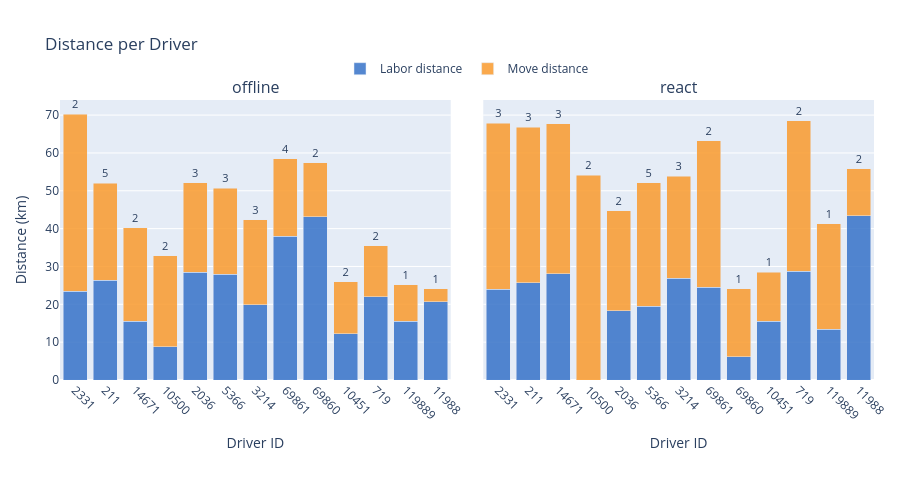

This figure's notebook cell:
### Markdown cell above
---
## Distance per Driver

### Code cell
build_comparison_driver_figure(pair, LABEL_A, LABEL_B).show()

### Figure 1 — Plotly figure (JSON) as saved in the notebook; plotly's stock layout.template omitted (floating-point values rounded to 4 significant figures)
{"data": [{"hoverinfo": "text", "hovertext": ["Driver 2331<br>Labor: 23.43 km", "Driver 211<br>Labor: 26.35 km", "Driver 14671<br>Labor: 15.46 km", "Driver 10500<br>Labor: 8.79 km", "Driver 2036<br>Labor: 28.52 km", "Driver 5366<br>Labor: 27.93 km", "Driver 3214<br>Labor: 19.85 km", "Driver 69861<br>Labor: 37.96 km", "Driver 69860<br>Labor: 43.14 km", "Driver 10451<br>Labor: 12.26 km", "Driver 719<br>Labor: 21.99 km", "Driver 119889<br>Labor: 15.47 km", "Driver 11988<br>Labor: 20.70 km"], "legendgroup": "labor_dist", "marker": {"color": "rgba(55, 115, 200, 0.85)"}, "name": "Labor distance", "showlegend": true, "type": "bar", "x": ["2331", "211", "14671", "10500", "2036", "5366", "3214", "69861", "69860", "10451", "719", "119889", "11988"], "xaxis": "x", "y": [23.43, 26.35, 15.46, 8.79, 28.52, 27.93, 19.85, 37.96, 43.14, 12.26, 21.99, 15.47, 20.7], "yaxis": "y"}, {"hoverinfo": "text", "hovertext": ["Driver 2331<br>Move: 46.86 km", "Driver 211<br>Move: 25.70 km", "Driver 14671<br>Move: 24.71 km", "Driver 10500<br>Move: 24.10 km", "Driver 2036<br>Move: 23.65 km", "Driver 5366<br>Move: 22.70 km", "Driver 3214<br>Move: 22.54 km", "Driver 69861<br>Move: 20.47 km", "Driver 69860<br>Move: 14.26 km", "Driver 10451<br>Move: 13.69 km", "Driver 719<br>Move: 13.47 km", "Driver 119889<br>Move: 9.76 km", "Driver 11988<br>Move: 3.38 km"], "legendgroup": "move_dist", "marker": {"color": "rgba(250, 155, 45, 0.85)"}, "name": "Move distance", "showlegend": true, "text": ["2", "5", "2", "2", "3", "3", "3", "4", "2", "2", "2", "1", "1"], "textfont": {"size": 11}, "textposition": "outside", "type": "bar", "x": ["2331", "211", "14671", "10500", "2036", "5366", "3214", "69861", "69860", "10451", "719", "119889", "11988"], "xaxis": "x", "y": [46.86, 25.7, 24.71, 24.1, 23.65, 22.7, 22.54, 20.47, 14.26, 13.69, 13.47, 9.76, 3.38], "yaxis": "y"}, {"hoverinfo": "text", "hovertext": ["Driver 2331<br>Labor: 23.95 km", "Driver 211<br>Labor: 25.71 km", "Driver 14671<br>Labor: 28.11 km", "Driver 10500<br>Labor: 0.00 km", "Driver 2036<br>Labor: 18.24 km", "Driver 5366<br>Labor: 19.44 km", "Driver 3214<br>Labor: 26.86 km", "Driver 69861<br>Labor: 24.46 km", "Driver 69860<br>Labor: 6.14 km", "Driver 10451<br>Labor: 15.47 km", "Driver 719<br>Labor: 28.78 km", "Driver 119889<br>Labor: 13.43 km", "Driver 11988<br>Labor: 43.38 km"], "legendgroup": "labor_dist", "marker": {"color": "rgba(55, 115, 200, 0.85)"}, "name": "Labor distance", "showlegend": false, "type": "bar", "x": ["2331", "211", "14671", "10500", "2036", "5366", "3214", "69861", "69860", "10451", "719", "119889", "11988"], "xaxis": "x2", "y": [23.95, 25.71, 28.11, 0, 18.24, 19.44, 26.86, 24.46, 6.14, 15.47, 28.78, 13.43, 43.38], "yaxis": "y2"}, {"hoverinfo": "text", "hovertext": ["Driver 2331<br>Move: 43.91 km", "Driver 211<br>Move: 41.08 km", "Driver 14671<br>Move: 39.63 km", "Driver 10500<br>Move: 54.09 km", "Driver 2036<br>Move: 26.50 km", "Driver 5366<br>Move: 32.73 km", "Driver 3214<br>Move: 27.00 km", "Driver 69861<br>Move: 38.72 km", "Driver 69860<br>Move: 17.94 km", "Driver 10451<br>Move: 13.01 km", "Driver 719<br>Move: 39.72 km", "Driver 119889<br>Move: 27.90 km", "Driver 11988<br>Move: 12.38 km"], "legendgroup": "move_dist", "marker": {"color": "rgba(250, 155, 45, 0.85)"}, "name": "Move distance", "showlegend": false, "text": ["3", "3", "3", "2", "2", "5", "3", "2", "1", "1", "2", "1", "2"], "textfont": {"size": 11}, "textposition": "outside", "type": "bar", "x": ["2331", "211", "14671", "10500", "2036", "5366", "3214", "69861", "69860", "10451", "719", "119889", "11988"], "xaxis": "x2", "y": [43.91, 41.08, 39.63, 54.09, 26.5, 32.73, 27, 38.72, 17.94, 13.01, 39.72, 27.9, 12.38], "yaxis": "y2"}], "layout": {"annotations": [{"font": {"size": 16}, "showarrow": false, "text": "offline", "x": 0.24, "xanchor": "center", "xref": "paper", "y": 1, "yanchor": "bottom", "yref": "paper"}, {"font": {"size": 16}, "showarrow": false, "text": "react", "x": 0.76, "xanchor": "center", "xref": "paper", "y": 1, "yanchor": "bottom", "yref": "paper"}], "barmode": "stack", "height": 480, "hovermode": "x", "legend": {"orientation": "h", "x": 0.5, "xanchor": "center", "y": 1.06, "yanchor": "bottom"}, "margin": {"b": 100, "l": 60, "r": 20, "t": 100}, "title": {"text": "Distance per Driver"}, "xaxis": {"anchor": "y", "domain": [0, 0.48], "tickangle": 45, "title": {"text": "Driver ID"}}, "xaxis2": {"anchor": "y2", "domain": [0.52, 1], "tickangle": 45, "title": {"text": "Driver ID"}}, "yaxis": {"anchor": "x", "domain": [0, 1], "title": {"text": "Distance (km)"}}, "yaxis2": {"anchor": "x2", "domain": [0, 1], "matches": "y", "showticklabels": false}}}
